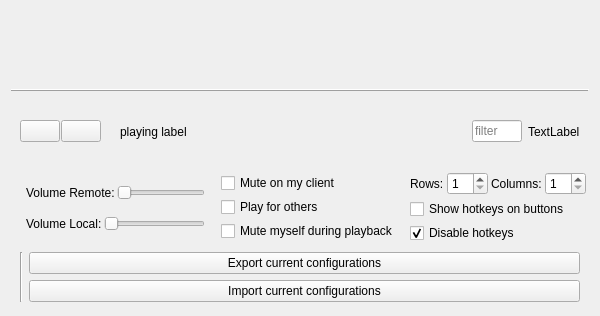
<?xml version="1.0" encoding="UTF-8"?>
<ui version="4.0">
 <class>ConfigQt</class>
 <widget class="QWidget" name="ConfigQt">
  <property name="windowModality">
   <enum>Qt::NonModal</enum>
  </property>
  <property name="geometry">
   <rect>
    <x>0</x>
    <y>0</y>
    <width>600</width>
    <height>316</height>
   </rect>
  </property>
  <property name="minimumSize">
   <size>
    <width>600</width>
    <height>0</height>
   </size>
  </property>
  <property name="windowTitle">
   <string>RP-Soundboard</string>
  </property>
  <property name="windowIcon">
   <iconset resource="qtres.qrc">
    <normaloff>:/icon/img/rpmb_icon_64.png</normaloff>:/icon/img/rpmb_icon_64.png</iconset>
  </property>
  <property name="locale">
   <locale language="English" country="UnitedStates"/>
  </property>
  <layout class="QVBoxLayout" name="verticalLayout_2">
   <property name="spacing">
    <number>0</number>
   </property>
   <item>
    <widget class="QWidget" name="gridWidget" native="true">
     <layout class="QGridLayout" name="gridLayout">
      <property name="bottomMargin">
       <number>3</number>
      </property>
      <property name="spacing">
       <number>3</number>
      </property>
     </layout>
    </widget>
   </item>
   <item>
    <widget class="QFrame" name="frame">
     <property name="frameShape">
      <enum>QFrame::HLine</enum>
     </property>
     <property name="frameShadow">
      <enum>QFrame::Raised</enum>
     </property>
    </widget>
   </item>
   <item>
    <widget class="QFrame" name="horizontalFrame">
     <layout class="QHBoxLayout" name="horizontalLayout_3">
      <property name="spacing">
       <number>6</number>
      </property>
      <property name="topMargin">
       <number>3</number>
      </property>
      <property name="bottomMargin">
       <number>3</number>
      </property>
      <item>
       <layout class="QHBoxLayout" name="horizontalLayout_4">
        <property name="spacing">
         <number>1</number>
        </property>
        <item>
         <widget class="QPushButton" name="b_stop">
          <property name="enabled">
           <bool>true</bool>
          </property>
          <property name="sizePolicy">
           <sizepolicy hsizetype="Minimum" vsizetype="Fixed">
            <horstretch>0</horstretch>
            <verstretch>0</verstretch>
           </sizepolicy>
          </property>
          <property name="text">
           <string/>
          </property>
          <property name="icon">
           <iconset resource="qtres.qrc">
            <normaloff>:/icon/img/stoparrow_32.png</normaloff>:/icon/img/stoparrow_32.png</iconset>
          </property>
         </widget>
        </item>
        <item>
         <widget class="QPushButton" name="b_pause">
          <property name="enabled">
           <bool>true</bool>
          </property>
          <property name="sizePolicy">
           <sizepolicy hsizetype="Minimum" vsizetype="Fixed">
            <horstretch>0</horstretch>
            <verstretch>0</verstretch>
           </sizepolicy>
          </property>
          <property name="text">
           <string/>
          </property>
          <property name="icon">
           <iconset resource="qtres.qrc">
            <normaloff>:/icon/img/playarrow_32.png</normaloff>:/icon/img/playarrow_32.png</iconset>
          </property>
          <property name="checkable">
           <bool>false</bool>
          </property>
         </widget>
        </item>
       </layout>
      </item>
      <item>
       <widget class="QLabel" name="playingIconLabel">
        <property name="sizePolicy">
         <sizepolicy hsizetype="Fixed" vsizetype="Fixed">
          <horstretch>0</horstretch>
          <verstretch>0</verstretch>
         </sizepolicy>
        </property>
        <property name="maximumSize">
         <size>
          <width>23</width>
          <height>23</height>
         </size>
        </property>
        <property name="text">
         <string/>
        </property>
        <property name="pixmap">
         <pixmap resource="qtres.qrc">:/icon/img/speaker_icon_3_64.png</pixmap>
        </property>
        <property name="scaledContents">
         <bool>true</bool>
        </property>
       </widget>
      </item>
      <item>
       <widget class="QLabel" name="playingLabel">
        <property name="sizePolicy">
         <sizepolicy hsizetype="Expanding" vsizetype="Preferred">
          <horstretch>0</horstretch>
          <verstretch>0</verstretch>
         </sizepolicy>
        </property>
        <property name="text">
         <string>playing label</string>
        </property>
       </widget>
      </item>
      <item>
       <widget class="QLineEdit" name="filterEdit">
        <property name="maximumSize">
         <size>
          <width>50</width>
          <height>16777215</height>
         </size>
        </property>
        <property name="placeholderText">
         <string>filter</string>
        </property>
       </widget>
      </item>
      <item>
       <widget class="QLabel" name="labelStatus">
        <property name="text">
         <string>TextLabel</string>
        </property>
       </widget>
      </item>
     </layout>
    </widget>
   </item>
   <item>
    <widget class="QWidget" name="settingsWidget" native="true">
     <layout class="QHBoxLayout" name="horizontalLayout">
      <property name="leftMargin">
       <number>15</number>
      </property>
      <property name="topMargin">
       <number>0</number>
      </property>
      <property name="rightMargin">
       <number>3</number>
      </property>
      <property name="bottomMargin">
       <number>3</number>
      </property>
      <item>
       <layout class="QVBoxLayout" name="verticalLayout_3">
        <property name="spacing">
         <number>2</number>
        </property>
        <property name="leftMargin">
         <number>0</number>
        </property>
        <property name="topMargin">
         <number>0</number>
        </property>
        <property name="rightMargin">
         <number>0</number>
        </property>
        <property name="bottomMargin">
         <number>0</number>
        </property>
        <item>
         <layout class="QHBoxLayout" name="horizontalLayout_6">
          <item>
           <widget class="QLabel" name="label">
            <property name="text">
             <string>Volume Remote:</string>
            </property>
           </widget>
          </item>
          <item>
           <widget class="QSlider" name="sl_volumeRemote">
            <property name="maximum">
             <number>100</number>
            </property>
            <property name="pageStep">
             <number>10</number>
            </property>
            <property name="orientation">
             <enum>Qt::Horizontal</enum>
            </property>
            <property name="tickPosition">
             <enum>QSlider::NoTicks</enum>
            </property>
            <property name="tickInterval">
             <number>0</number>
            </property>
           </widget>
          </item>
         </layout>
        </item>
        <item>
         <layout class="QHBoxLayout" name="horizontalLayout_5">
          <item>
           <widget class="QLabel" name="label">
            <property name="text">
             <string>Volume Local:</string>
            </property>
           </widget>
          </item>
          <item>
           <widget class="QSlider" name="sl_volumeLocal">
            <property name="maximum">
             <number>100</number>
            </property>
            <property name="pageStep">
             <number>10</number>
            </property>
            <property name="orientation">
             <enum>Qt::Horizontal</enum>
            </property>
            <property name="tickPosition">
             <enum>QSlider::NoTicks</enum>
            </property>
            <property name="tickInterval">
             <number>0</number>
            </property>
           </widget>
          </item>
         </layout>
        </item>
       </layout>
      </item>
      <item>
       <spacer name="horizontalSpacer_2">
        <property name="orientation">
         <enum>Qt::Horizontal</enum>
        </property>
        <property name="sizeType">
         <enum>QSizePolicy::Fixed</enum>
        </property>
        <property name="sizeHint" stdset="0">
         <size>
          <width>10</width>
          <height>0</height>
         </size>
        </property>
       </spacer>
      </item>
      <item>
       <layout class="QVBoxLayout" name="verticalLayout_4">
        <property name="spacing">
         <number>2</number>
        </property>
        <property name="sizeConstraint">
         <enum>QLayout::SetDefaultConstraint</enum>
        </property>
        <item>
         <widget class="QCheckBox" name="cb_mute_locally">
          <property name="sizePolicy">
           <sizepolicy hsizetype="Minimum" vsizetype="Fixed">
            <horstretch>0</horstretch>
            <verstretch>0</verstretch>
           </sizepolicy>
          </property>
          <property name="text">
           <string>Mute on my client</string>
          </property>
         </widget>
        </item>
        <item>
         <widget class="QCheckBox" name="cb_play_for_others">
          <property name="text">
           <string>Play for others</string>
          </property>
         </widget>
        </item>
        <item>
         <widget class="QCheckBox" name="cb_mute_myself">
          <property name="text">
           <string>Mute myself during playback</string>
          </property>
         </widget>
        </item>
       </layout>
      </item>
      <item>
       <spacer name="horizontalSpacer_4">
        <property name="orientation">
         <enum>Qt::Horizontal</enum>
        </property>
        <property name="sizeType">
         <enum>QSizePolicy::Fixed</enum>
        </property>
        <property name="sizeHint" stdset="0">
         <size>
          <width>5</width>
          <height>0</height>
         </size>
        </property>
       </spacer>
      </item>
      <item>
       <layout class="QVBoxLayout" name="verticalLayout_5">
        <property name="spacing">
         <number>3</number>
        </property>
        <item>
         <layout class="QHBoxLayout" name="horizontalLayout_2">
          <item>
           <widget class="QLabel" name="label_2">
            <property name="text">
             <string>Rows:</string>
            </property>
           </widget>
          </item>
          <item>
           <widget class="QSpinBox" name="sb_rows">
            <property name="minimum">
             <number>1</number>
            </property>
            <property name="maximum">
             <number>50</number>
            </property>
           </widget>
          </item>
          <item>
           <widget class="QLabel" name="label_3">
            <property name="text">
             <string>Columns:</string>
            </property>
           </widget>
          </item>
          <item>
           <widget class="QSpinBox" name="sb_cols">
            <property name="minimum">
             <number>1</number>
            </property>
            <property name="maximum">
             <number>50</number>
            </property>
           </widget>
          </item>
         </layout>
        </item>
        <item>
         <widget class="QCheckBox" name="cb_show_hotkeys_on_buttons">
          <property name="text">
           <string>Show hotkeys on buttons</string>
          </property>
         </widget>
        </item>
        <item>
         <widget class="QCheckBox" name="cb_disable_hotkeys">
          <property name="text">
           <string>Disable hotkeys</string>
          </property>
          <property name="checked">
           <bool>true</bool>
          </property>
         </widget>
        </item>
       </layout>
      </item>
     </layout>
    </widget>
   </item>
   <item>
    <widget class="QWidget" name="configsWidget" native="true">
     <property name="sizePolicy">
      <sizepolicy hsizetype="Preferred" vsizetype="Fixed">
       <horstretch>0</horstretch>
       <verstretch>0</verstretch>
      </sizepolicy>
     </property>
     <layout class="QHBoxLayout" name="horizontalLayout_8">
      <property name="leftMargin">
       <number>9</number>
      </property>
      <property name="topMargin">
       <number>3</number>
      </property>
      <property name="rightMargin">
       <number>9</number>
      </property>
      <property name="bottomMargin">
       <number>3</number>
      </property>
      <item>
       <layout class="QGridLayout" name="configsGrid"/>
      </item>
      <item>
       <widget class="QFrame" name="frame_2">
        <property name="frameShape">
         <enum>QFrame::VLine</enum>
        </property>
        <property name="frameShadow">
         <enum>QFrame::Sunken</enum>
        </property>
       </widget>
      </item>
      <item>
       <layout class="QVBoxLayout" name="verticalLayout">
        <item>
         <widget class="QPushButton" name="pushSave">
          <property name="text">
           <string>Export current configurations</string>
          </property>
         </widget>
        </item>
        <item>
         <widget class="QPushButton" name="pushLoad">
          <property name="text">
           <string>Import current configurations</string>
          </property>
         </widget>
        </item>
       </layout>
      </item>
     </layout>
    </widget>
   </item>
  </layout>
 </widget>
 <resources>
  <include location="qtres.qrc"/>
 </resources>
 <connections/>
</ui>
